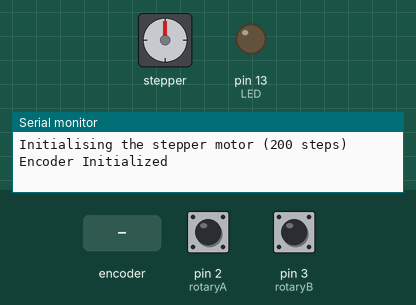
The sketch below on a simulated Arduino Uno, built with avr-gcc and run on an emulated ATmega328P. Parts: stepper motor, output pins drawn as LEDs (lit = HIGH), the last lines printed to the serial monitor. The inputs (shaded band) are chosen by the test bench; at power-on: pin 2 (rotaryA) HIGH, pin 3 (rotaryB) HIGH. Stepper angles assume 200 steps per turn.

Above: at 0.15 s.
At 1.2 s:
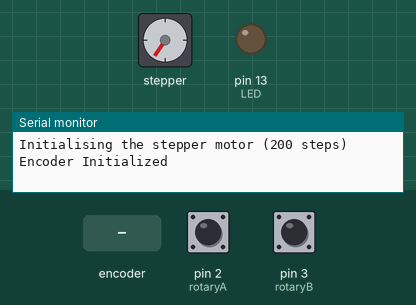
1.3 s: rotary encoder on pin 2 (rotaryA) / pin 3 (rotaryB) turned 2 steps (second pin leading)
At 1.65 s:
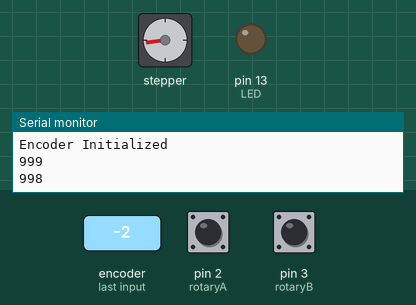
Timing chart, 0 to 13.7 s (numbered marks = the images above; inputs shaded):
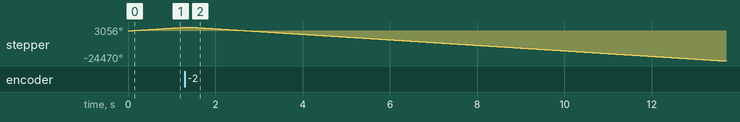

The sketch:

InvertedPendulumBasicControl.ino
```cpp
//  Daniel McGinn
//  ME 180 Digital Controls of Dynamic Systems
//  Inverted Pendulum Controller
 /* Bipolar Stepper Motor C104 */
//  Datasheet: https://cdn-shop.adafruit.com/product-files/324/C140-A+datasheet.jpg
 /* Rotary Encoder E6A2-CW3C */
//  Code Refactored from https://www.sparkfun.com/products/10932
//  Datasheet: https://cdn.sparkfun.com/assets/6/5/d/0/c/COM-10932_YUMO_A6A2__E6A2_Encoder_Datasheet.pdf

/* Include Libraries */
#include <Wire.h>
#include <Adafruit_MotorShield.h>
#include <Adafruit_PWMServoDriver.h>

/* Define Variables */
#define STEPPER_STEPS               200
#define STEPPER_RPM                 500

/* Motor Shield Settings */
// Create the motor shield object with the default I2C address
Adafruit_MotorShield AFMS = Adafruit_MotorShield();
Adafruit_StepperMotor *myMotor = AFMS.getStepper(STEPPER_STEPS, 2);

/* Rotary Encoder Settings */
// Pins 2 & 3 must be used for interupts on Arduino Uno
// https://www.arduino.cc/reference/en/language/functions/external-interrupts/attachinterrupt/
#define rotaryA 2 //Black Wire
#define rotaryB 3 //White Wire
#define LED 13 //Use onboard LED
volatile int stateA = LOW; //Declare Variables (allow change at any time)
volatile int stateB = LOW;
volatile int counter = 0; //Start Counter at 0
volatile int lastCounter = 0;

void setup() {
  Serial.begin (9600); //Start Serial Monitor

  /* Initialise the motor shield in stepper mode */
  Serial.println(F("Initialising the stepper motor (200 steps)"));
  AFMS.begin();  // create with the default frequency 1.6KHz
  myMotor->setSpeed(STEPPER_RPM);
  Serial.println("");

  /* Initialise the Motor Shield in Stepper Mode */
  pinMode (rotaryA, INPUT_PULLUP); //Initialize digital pins as an input with the internal pull-up resistor enabled
  pinMode (rotaryB, INPUT_PULLUP);
  pinMode (LED, OUTPUT); //Initilize onboard LED pin

  /* Monitor External Interuputs for Rotary Encoder */
  attachInterrupt(digitalPinToInterrupt(rotaryA), changeA, CHANGE);
  attachInterrupt(digitalPinToInterrupt(rotaryB), changeB, CHANGE);
  //Change triggers the interrupt whenever the pin changes value
  stateA = digitalRead(rotaryA);
  stateB = digitalRead(rotaryB);
  //Initilize stateA & stateB
  Serial.println("Encoder Initialized");
}

void loop() {
    if (counter != lastCounter) {
    Serial.println(counter); // Show Encoder Value
    lastCounter = counter;
   }
   /* Controller Code Bellow*/
   if (counter>500){
    myMotor->step(1, BACKWARD, DOUBLE); //Move Right
    }
   if (counter<500){
    myMotor->step(1, FORWARD, DOUBLE); //Move Left
    }
}

void changeA() { //Called when A changes
   stateA = !stateA;

   if (stateA == HIGH) { //If A is High and B is Low then CCW
     if (stateB == LOW ) {
       counter++;
       if (counter == 1000) {
         counter = 0;
       }
     } else {  //Else CW
         counter--;
         if (counter == -1) {
           counter = 999;
         }
     }
 }
 }
 void changeB() { //Called when B changes
   stateB = !stateB;
 }
```
